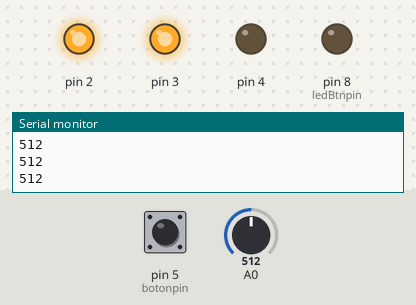
The sketch below on a simulated Arduino Uno, built with avr-gcc and run on an emulated ATmega328P. Shown: output pins drawn as LEDs (lit = HIGH), the last lines printed to the serial monitor. The inputs (shaded band) are chosen by the test bench; at power-on: A0 = 512, pin 5 (botonpin) LOW.

Above: at 1.2 s.
1.3 s: A0 set to 498
At 2.6 s:
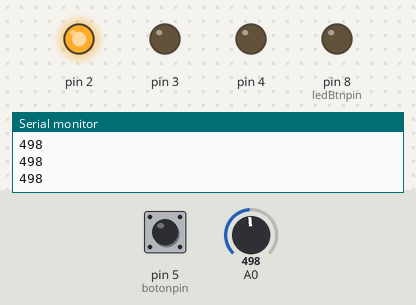
2.9 s: pin 5 (botonpin) pulled HIGH for 0.15 s
At 3.0 s:
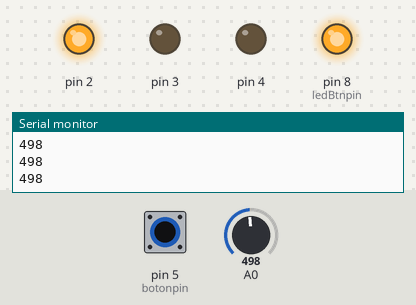
4.6 s: A0 set to 263
6.1 s: A0 set to 246
At 6.9 s:
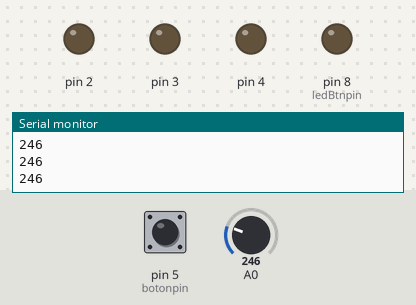
7.7 s: pin 5 (botonpin) pulled HIGH for 1 s
At 8.2 s:
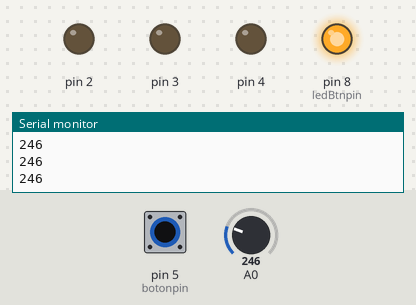
10.2 s: A0 set to 777
At 11.7 s:
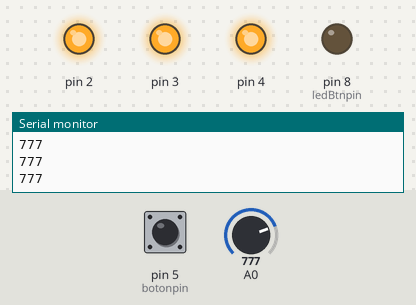
Timing chart, 0 to 12.8 s (numbered marks = the images above; inputs shaded):
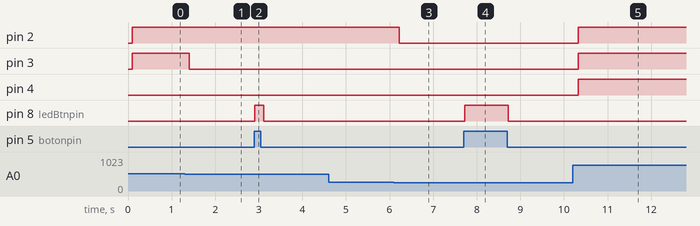

Measured:
- the behaviour switches between 511 and 510 on A0 (found by bisection; images 0 and 1)
- the behaviour switches between 255 and 254 on A0 (found by bisection; images 2 and 3)
- after the input at 1.3 s, pin 3: HIGH → LOW after 0.10 s
- after the input at 2.9 s, pin 8 (ledBtnpin): LOW → HIGH at once, → LOW 0.20 s later
- after the input at 6.1 s, pin 2: HIGH → LOW after 0.12 s
- after the input at 7.7 s, pin 8 (ledBtnpin): LOW → HIGH at once, → LOW 1.0 s later
- after the input at 10.2 s, pin 2–4: LOW → HIGH after 0.13 s

The sketch:

sketch_sep05a.ino
```cpp
const int botonpin = 5;
const int ledBtnpin = 8;
int estadoBoton = 0;

void setup() {
pinMode(2,OUTPUT);
pinMode(3,OUTPUT);
pinMode(4,OUTPUT);
pinMode(ledBtnpin,OUTPUT);
pinMode(botonpin,INPUT);
//supongo ingresar el boton de input
Serial.begin(9600);
}

void loop() {
  int sensor = analogRead(0);
  Serial.println(sensor);
  delay(100);
  if(sensor >= 255){
    digitalWrite(2, HIGH);
  }else{
    digitalWrite(2, LOW);
    }
  if(sensor >= 511){
    digitalWrite(3,HIGH);
    }else{
      digitalWrite(3,LOW);
    }
  if(sensor >= 767){
    digitalWrite(4,HIGH);
    } else{
    digitalWrite(4,LOW);
    }
  estadoBoton = digitalRead(botonpin);

  if (estadoBoton == HIGH){
    digitalWrite(ledBtnpin,HIGH);
    }else{
    digitalWrite(ledBtnpin,LOW);
    }

}
```
